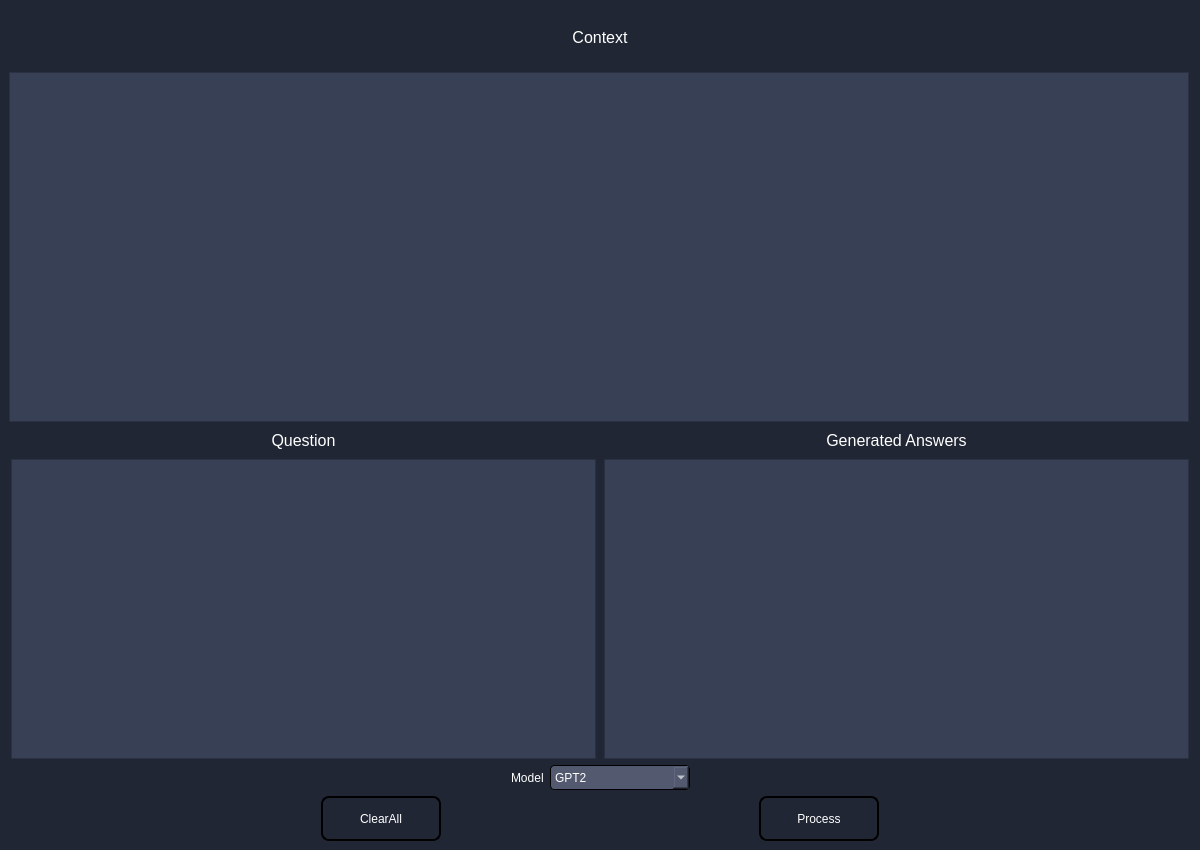
<?xml version="1.0" encoding="UTF-8"?>
<ui version="4.0">
 <class>Application</class>
 <widget class="QMainWindow" name="Application">
  <property name="geometry">
   <rect>
    <x>0</x>
    <y>0</y>
    <width>1200</width>
    <height>850</height>
   </rect>
  </property>
  <property name="minimumSize">
   <size>
    <width>1200</width>
    <height>850</height>
   </size>
  </property>
  <property name="maximumSize">
   <size>
    <width>1200</width>
    <height>850</height>
   </size>
  </property>
  <property name="mouseTracking">
   <bool>true</bool>
  </property>
  <property name="windowTitle">
   <string>MainWindow</string>
  </property>
  <property name="styleSheet">
   <string notr="true">background-color:rgb(32, 38, 52);</string>
  </property>
  <property name="tabShape">
   <enum>QTabWidget::Rounded</enum>
  </property>
  <widget class="QWidget" name="centralwidget">
   <property name="minimumSize">
    <size>
     <width>1200</width>
     <height>850</height>
    </size>
   </property>
   <property name="maximumSize">
    <size>
     <width>1200</width>
     <height>850</height>
    </size>
   </property>
   <property name="mouseTracking">
    <bool>true</bool>
   </property>
   <property name="styleSheet">
    <string notr="true">background-color:rgb(32, 38, 52);</string>
   </property>
   <layout class="QVBoxLayout" name="verticalLayout_4">
    <item>
     <layout class="QVBoxLayout" name="verticalLayout_5">
      <item>
       <widget class="QLabel" name="label_5">
        <property name="font">
         <font>
          <pointsize>12</pointsize>
         </font>
        </property>
        <property name="styleSheet">
         <string notr="true">color:white</string>
        </property>
        <property name="text">
         <string>Context</string>
        </property>
        <property name="alignment">
         <set>Qt::AlignCenter</set>
        </property>
       </widget>
      </item>
      <item>
       <widget class="QTextEdit" name="textEdit_context">
        <property name="minimumSize">
         <size>
          <width>1180</width>
          <height>300</height>
         </size>
        </property>
        <property name="maximumSize">
         <size>
          <width>1180</width>
          <height>350</height>
         </size>
        </property>
        <property name="styleSheet">
         <string notr="true">background-color: rgb(56, 64, 85);
color:white;</string>
        </property>
       </widget>
      </item>
     </layout>
    </item>
    <item>
     <layout class="QVBoxLayout" name="verticalLayout_3">
      <item>
       <layout class="QHBoxLayout" name="horizontalLayout_2">
        <item>
         <layout class="QVBoxLayout" name="verticalLayout">
          <item>
           <widget class="QLabel" name="label_3">
            <property name="font">
             <font>
              <pointsize>12</pointsize>
             </font>
            </property>
            <property name="styleSheet">
             <string notr="true">color:white</string>
            </property>
            <property name="text">
             <string>Question</string>
            </property>
            <property name="alignment">
             <set>Qt::AlignCenter</set>
            </property>
           </widget>
          </item>
          <item>
           <widget class="QTextEdit" name="textEdit_question">
            <property name="minimumSize">
             <size>
              <width>585</width>
              <height>300</height>
             </size>
            </property>
            <property name="maximumSize">
             <size>
              <width>585</width>
              <height>300</height>
             </size>
            </property>
            <property name="styleSheet">
             <string notr="true">background-color: rgb(56, 64, 85);
color:white;</string>
            </property>
           </widget>
          </item>
         </layout>
        </item>
        <item>
         <layout class="QVBoxLayout" name="verticalLayout_2">
          <item>
           <widget class="QLabel" name="label_4">
            <property name="font">
             <font>
              <pointsize>12</pointsize>
             </font>
            </property>
            <property name="styleSheet">
             <string notr="true">color:white</string>
            </property>
            <property name="text">
             <string>Generated Answers</string>
            </property>
            <property name="alignment">
             <set>Qt::AlignCenter</set>
            </property>
           </widget>
          </item>
          <item>
           <widget class="QTextEdit" name="textEdit_answer">
            <property name="minimumSize">
             <size>
              <width>585</width>
              <height>300</height>
             </size>
            </property>
            <property name="maximumSize">
             <size>
              <width>585</width>
              <height>300</height>
             </size>
            </property>
            <property name="styleSheet">
             <string notr="true">background-color: rgb(56, 64, 85);
color:white;</string>
            </property>
           </widget>
          </item>
         </layout>
        </item>
       </layout>
      </item>
      <item>
       <layout class="QHBoxLayout" name="horizontalLayout_3">
        <item>
         <spacer name="horizontalSpacer">
          <property name="orientation">
           <enum>Qt::Horizontal</enum>
          </property>
          <property name="sizeHint" stdset="0">
           <size>
            <width>40</width>
            <height>20</height>
           </size>
          </property>
         </spacer>
        </item>
        <item>
         <widget class="QLabel" name="label_6">
          <property name="styleSheet">
           <string notr="true">color:white</string>
          </property>
          <property name="text">
           <string>Model</string>
          </property>
         </widget>
        </item>
        <item>
         <widget class="QComboBox" name="comboBox_model">
          <property name="minimumSize">
           <size>
            <width>140</width>
            <height>25</height>
           </size>
          </property>
          <property name="maximumSize">
           <size>
            <width>140</width>
            <height>25</height>
           </size>
          </property>
          <property name="styleSheet">
           <string notr="true">QComboBox {
	border-radius: 4px;
	background-color:rgb(83, 89, 110);
	color:white;
	border: 1px solid black;
}

QComboBox QAbstractItemView { color: white; }

QComboBox:disabled {
	border-radius: 4px;
	background-color:rgb(83, 89, 110);
	color:rgb(200, 200, 200);
	border: 0px solid black;
}</string>
          </property>
          <item>
           <property name="text">
            <string>GPT2</string>
           </property>
          </item>
         </widget>
        </item>
        <item>
         <spacer name="horizontalSpacer_3">
          <property name="orientation">
           <enum>Qt::Horizontal</enum>
          </property>
          <property name="sizeHint" stdset="0">
           <size>
            <width>40</width>
            <height>20</height>
           </size>
          </property>
         </spacer>
        </item>
       </layout>
      </item>
      <item>
       <layout class="QHBoxLayout" name="horizontalLayout_4">
        <item>
         <widget class="QToolButton" name="toolButton_clear">
          <property name="minimumSize">
           <size>
            <width>120</width>
            <height>45</height>
           </size>
          </property>
          <property name="maximumSize">
           <size>
            <width>120</width>
            <height>45</height>
           </size>
          </property>
          <property name="font">
           <font>
            <pointsize>9</pointsize>
           </font>
          </property>
          <property name="styleSheet">
           <string notr="true">QToolButton {
	color:white; 
	background:qlineargradient(spread:pad, x1:0, y1:1, x2:0, y2:0, 		stop:0 rgba(32, 38, 52, 255), 
		stop:1 rgba(91, 99, 120, 255));
	border: 2px solid black;
	border-radius: 8px;
}</string>
          </property>
          <property name="text">
           <string>ClearAll</string>
          </property>
         </widget>
        </item>
        <item>
         <widget class="QToolButton" name="toolButton_process">
          <property name="minimumSize">
           <size>
            <width>120</width>
            <height>45</height>
           </size>
          </property>
          <property name="maximumSize">
           <size>
            <width>120</width>
            <height>45</height>
           </size>
          </property>
          <property name="font">
           <font>
            <pointsize>9</pointsize>
           </font>
          </property>
          <property name="styleSheet">
           <string notr="true">QToolButton {
	color:white; 
	background:qlineargradient(spread:pad, x1:0, y1:1, x2:0, y2:0, 		stop:0 rgba(32, 38, 52, 255), 
		stop:1 rgba(91, 99, 120, 255));
	border: 2px solid black;
	border-radius: 8px;
}</string>
          </property>
          <property name="text">
           <string>Process</string>
          </property>
         </widget>
        </item>
       </layout>
      </item>
     </layout>
    </item>
   </layout>
  </widget>
 </widget>
 <resources/>
 <connections/>
</ui>
